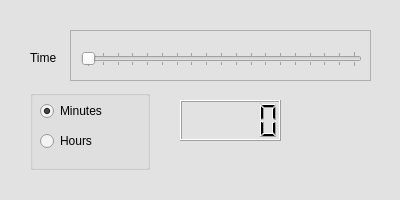
<?xml version="1.0" encoding="UTF-8"?>
<ui version="4.0">
 <class>Form</class>
 <widget class="QWidget" name="Form">
  <property name="geometry">
   <rect>
    <x>0</x>
    <y>0</y>
    <width>400</width>
    <height>200</height>
   </rect>
  </property>
  <property name="sizePolicy">
   <sizepolicy hsizetype="Fixed" vsizetype="Fixed">
    <horstretch>0</horstretch>
    <verstretch>0</verstretch>
   </sizepolicy>
  </property>
  <property name="minimumSize">
   <size>
    <width>400</width>
    <height>200</height>
   </size>
  </property>
  <property name="maximumSize">
   <size>
    <width>400</width>
    <height>200</height>
   </size>
  </property>
  <property name="palette">
   <palette>
    <active>
     <colorrole role="Base">
      <brush brushstyle="SolidPattern">
       <color alpha="255">
        <red>243</red>
        <green>243</green>
        <blue>243</blue>
       </color>
      </brush>
     </colorrole>
     <colorrole role="Window">
      <brush brushstyle="SolidPattern">
       <color alpha="255">
        <red>255</red>
        <green>255</green>
        <blue>255</blue>
       </color>
      </brush>
     </colorrole>
    </active>
    <inactive>
     <colorrole role="Base">
      <brush brushstyle="SolidPattern">
       <color alpha="255">
        <red>243</red>
        <green>243</green>
        <blue>243</blue>
       </color>
      </brush>
     </colorrole>
     <colorrole role="Window">
      <brush brushstyle="SolidPattern">
       <color alpha="255">
        <red>226</red>
        <green>226</green>
        <blue>226</blue>
       </color>
      </brush>
     </colorrole>
    </inactive>
    <disabled>
     <colorrole role="Base">
      <brush brushstyle="SolidPattern">
       <color alpha="255">
        <red>231</red>
        <green>231</green>
        <blue>231</blue>
       </color>
      </brush>
     </colorrole>
     <colorrole role="Window">
      <brush brushstyle="SolidPattern">
       <color alpha="255">
        <red>231</red>
        <green>231</green>
        <blue>231</blue>
       </color>
      </brush>
     </colorrole>
    </disabled>
   </palette>
  </property>
  <property name="windowTitle">
   <string>Tools</string>
  </property>
  <widget class="QLabel" name="label">
   <property name="geometry">
    <rect>
     <x>30</x>
     <y>50</y>
     <width>41</width>
     <height>16</height>
    </rect>
   </property>
   <property name="text">
    <string>Time</string>
   </property>
  </widget>
  <widget class="QLCDNumber" name="lcdNumber">
   <property name="geometry">
    <rect>
     <x>180</x>
     <y>100</y>
     <width>101</width>
     <height>41</height>
    </rect>
   </property>
   <property name="font">
    <font>
     <family>Noto Sans [unknown]</family>
     <weight>75</weight>
     <bold>true</bold>
    </font>
   </property>
   <property name="frameShape">
    <enum>QFrame::Box</enum>
   </property>
   <property name="frameShadow">
    <enum>QFrame::Raised</enum>
   </property>
  </widget>
  <widget class="QGroupBox" name="groupBox">
   <property name="geometry">
    <rect>
     <x>30</x>
     <y>90</y>
     <width>120</width>
     <height>80</height>
    </rect>
   </property>
   <property name="title">
    <string/>
   </property>
   <widget class="QRadioButton" name="RBMinutes">
    <property name="enabled">
     <bool>true</bool>
    </property>
    <property name="geometry">
     <rect>
      <x>10</x>
      <y>10</y>
      <width>102</width>
      <height>22</height>
     </rect>
    </property>
    <property name="text">
     <string>Minutes</string>
    </property>
    <property name="checked">
     <bool>true</bool>
    </property>
   </widget>
   <widget class="QRadioButton" name="RBHours">
    <property name="geometry">
     <rect>
      <x>10</x>
      <y>40</y>
      <width>102</width>
      <height>22</height>
     </rect>
    </property>
    <property name="text">
     <string>Hours</string>
    </property>
   </widget>
  </widget>
  <widget class="QStackedWidget" name="stackedWidget">
   <property name="enabled">
    <bool>true</bool>
   </property>
   <property name="geometry">
    <rect>
     <x>70</x>
     <y>30</y>
     <width>301</width>
     <height>51</height>
    </rect>
   </property>
   <property name="focusPolicy">
    <enum>Qt::StrongFocus</enum>
   </property>
   <property name="acceptDrops">
    <bool>false</bool>
   </property>
   <property name="layoutDirection">
    <enum>Qt::LeftToRight</enum>
   </property>
   <property name="frameShape">
    <enum>QFrame::StyledPanel</enum>
   </property>
   <property name="frameShadow">
    <enum>QFrame::Plain</enum>
   </property>
   <property name="currentIndex">
    <number>0</number>
   </property>
   <widget class="QWidget" name="page">
    <widget class="QSlider" name="horizontalSlider">
     <property name="geometry">
      <rect>
       <x>10</x>
       <y>20</y>
       <width>281</width>
       <height>16</height>
      </rect>
     </property>
     <property name="maximum">
      <number>180</number>
     </property>
     <property name="pageStep">
      <number>5</number>
     </property>
     <property name="orientation">
      <enum>Qt::Horizontal</enum>
     </property>
     <property name="tickPosition">
      <enum>QSlider::TicksBothSides</enum>
     </property>
     <property name="tickInterval">
      <number>10</number>
     </property>
    </widget>
    <zorder>horizontalSlider</zorder>
    <zorder>gridLayoutWidget</zorder>
    <zorder>label</zorder>
   </widget>
   <widget class="QWidget" name="page_2">
    <widget class="QSlider" name="horizontalSlider_2">
     <property name="geometry">
      <rect>
       <x>10</x>
       <y>20</y>
       <width>281</width>
       <height>16</height>
      </rect>
     </property>
     <property name="maximum">
      <number>24</number>
     </property>
     <property name="orientation">
      <enum>Qt::Horizontal</enum>
     </property>
     <property name="invertedControls">
      <bool>false</bool>
     </property>
     <property name="tickPosition">
      <enum>QSlider::TicksBothSides</enum>
     </property>
     <property name="tickInterval">
      <number>1</number>
     </property>
    </widget>
   </widget>
  </widget>
 </widget>
 <resources/>
 <connections>
  <connection>
   <sender>horizontalSlider</sender>
   <signal>valueChanged(int)</signal>
   <receiver>lcdNumber</receiver>
   <slot>display(int)</slot>
   <hints>
    <hint type="sourcelabel">
     <x>125</x>
     <y>63</y>
    </hint>
    <hint type="destinationlabel">
     <x>200</x>
     <y>113</y>
    </hint>
   </hints>
  </connection>
  <connection>
   <sender>horizontalSlider_2</sender>
   <signal>valueChanged(int)</signal>
   <receiver>lcdNumber</receiver>
   <slot>display(int)</slot>
   <hints>
    <hint type="sourcelabel">
     <x>113</x>
     <y>53</y>
    </hint>
    <hint type="destinationlabel">
     <x>204</x>
     <y>110</y>
    </hint>
   </hints>
  </connection>
 </connections>
</ui>
